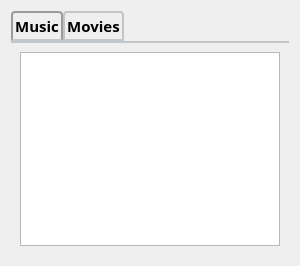
      <widget class="QWidget" name="media">
       <attribute name="icon">
        <iconset resource="images.qrc">
         <normaloff>:/new/images/Images/gallery-48.png</normaloff>:/new/images/Images/gallery-48.png</iconset>
       </attribute>
       <attribute name="title">
        <string>Media</string>
       </attribute>
       <layout class="QGridLayout" name="gridLayout_2">
        <item row="0" column="0">
         <widget class="QTabWidget" name="mediatab">
          <property name="font">
           <font>
            <family>Papyrus</family>
            <pointsize>11</pointsize>
            <weight>75</weight>
            <bold>true</bold>
           </font>
          </property>
          <property name="styleSheet">
           <string notr="true">QMenu {
    background-color: white;
    margin: 2px; /* some spacing around the menu */
}

QMenu::item {
    padding: 2px 25px 2px 20px;
    border: 1px solid transparent; /* reserve space for selection border */
}

QMenu::item:selected {
    border-color: darkblue;
    background: rgba(100, 100, 100, 150);
}

QMenu::icon:checked { /* appearance of a 'checked' icon */
    background: gray;
    border: 1px inset gray;
    position: absolute;
    top: 1px;
    right: 1px;
    bottom: 1px;
    left: 1px;
}

QMenu::separator {
    height: 2px;
    background: lightblue;
    margin-left: 10px;
    margin-right: 5px;
}

QMenu::indicator {
    width: 13px;
    height: 13px;
}

/* non-exclusive indicator = check box style indicator (see QActionGroup::setExclusive) */
QMenu::indicator:non-exclusive:unchecked {
    image: url(:/images/checkbox_unchecked.png);
}

QMenu::indicator:non-exclusive:unchecked:selected {
    image: url(:/images/checkbox_unchecked_hover.png);
}

QMenu::indicator:non-exclusive:checked {
    image: url(:/images/checkbox_checked.png);
}

QMenu::indicator:non-exclusive:checked:selected {
    image: url(:/images/checkbox_checked_hover.png);
}

/* exclusive indicator = radio button style indicator (see QActionGroup::setExclusive) */
QMenu::indicator:exclusive:unchecked {
    image: url(:/images/radiobutton_unchecked.png);
}

QMenu::indicator:exclusive:unchecked:selected {
    image: url(:/images/radiobutton_unchecked_hover.png);
}

QMenu::indicator:exclusive:checked {
    image: url(:/images/radiobutton_checked.png);
}

QMenu::indicator:exclusive:checked:selected {
    image: url(:/images/radiobutton_checked_hover.png);
}

QMenuBar {
    background-color: qlineargradient(x1:0, y1:0, x2:0, y2:1,
                                      stop:0 lightgray, stop:1 darkgray);
}

QMenuBar::item {
    spacing: 3px; /* spacing between menu bar items */
    padding: 1px 4px;
    background: transparent;
    border-radius: 4px;
}

QMenuBar::item:selected { /* when selected using mouse or keyboard */
    background: #a8a8a8;
}

QMenuBar::item:pressed {
    background: #888888;
}

QMainWindow {
    background-image: url(:/images/Images/background.png);
}
QListView {
    alternate-background-color: yellow;
}
QListView {
    show-decoration-selected: 1; /* make the selection span the entire width of the view */
}

QListView::item:alternate {
    background: #EEEEEE;
}

QListView::item:selected {
    border: 1px solid #6a6ea9;
}

QListView::item:selected:!active {
    background: qlineargradient(x1: 0, y1: 0, x2: 0, y2: 1,
                                stop: 0 #ABAFE5, stop: 1 #8588B2);
}

QListView::item:selected:active {
    background: qlineargradient(x1: 0, y1: 0, x2: 0, y2: 1,
                                stop: 0 #6a6ea9, stop: 1 #888dd9);
}

QListView::item:hover {
    background: qlineargradient(x1: 0, y1: 0, x2: 0, y2: 1,
                                stop: 0 #FAFBFE, stop: 1 #DCDEF1);
								}
QProgressBar {
    border: 2px solid grey;
    border-radius: 5px;
    text-align: center;
}
QProgressBar::chunk {
    background-color: #CD96CD;
    width: 10px;
    margin: 0.5px;
}
QPushButton {
    border: 2px solid #8f8f91;
    border-radius: 6px;
    background-color: qlineargradient(x1: 0, y1: 0, x2: 0, y2: 1,
                                      stop: 0 #f6f7fa, stop: 1 #dadbde);
    min-width: 80px;
}

QPushButton:pressed {
    background-color: qlineargradient(x1: 0, y1: 0, x2: 0, y2: 1,
                                      stop: 0 #dadbde, stop: 1 #f6f7fa);
}

QPushButton:flat {
    border: none; /* no border for a flat push button */
}

QPushButton:default {
    border-color: navy; /* make the default button prominent */
}
QPushButton:open { /* when the button has its menu open */
    background-color: qlineargradient(x1: 0, y1: 0, x2: 0, y2: 1,
                                      stop: 0 #dadbde, stop: 1 #f6f7fa);
}

QPushButton::menu-indicator {
    image: url(menu_indicator.png);
    subcontrol-origin: padding;
    subcontrol-position: bottom right;
}

QPushButton::menu-indicator:pressed, QPushButton::menu-indicator:open {
    position: relative;
    top: 2px; left: 2px; /* shift the arrow by 2 px */
}
QStatusBar {
    background: brown;
}

QStatusBar::item {
    border: 1px solid red;
    border-radius: 3px;
}
QStatusBar QLabel {
    border: 3px solid white;
}
QTabWidget::pane { /* The tab widget frame */
    border-top: 2px solid #C2C7CB;
    position: absolute;
    top: -0.5em;
}

QTabWidget::tab-bar {
    alignment: center;
}

/* Style the tab using the tab sub-control. Note that
    it reads QTabBar _not_ QTabWidget */
QTabBar::tab {
    background: qlineargradient(x1: 0, y1: 0, x2: 0, y2: 1,
                                stop: 0 #E1E1E1, stop: 0.4 #DDDDDD,
                                stop: 0.5 #D8D8D8, stop: 1.0 #D3D3D3);
    border: 2px solid #C4C4C3;
    border-bottom-color: #C2C7CB; /* same as the pane color */
    border-top-left-radius: 4px;
    border-top-right-radius: 4px;
    min-width: 8ex;
    padding: 2px;
}

QTabBar::tab:selected, QTabBar::tab:hover {
    background: qlineargradient(x1: 0, y1: 0, x2: 0, y2: 1,
                                stop: 0 #fafafa, stop: 0.4 #f4f4f4,
                                stop: 0.5 #e7e7e7, stop: 1.0 #fafafa);
}

QTabBar::tab:selected {
    border-color: #9B9B9B;
    border-bottom-color: #C2C7CB; /* same as pane color */
}</string>
          </property>
          <property name="currentIndex">
           <number>0</number>
          </property>
          <widget class="QWidget" name="music">
           <attribute name="icon">
            <iconset resource="images.qrc">
             <normaloff>:/new/images/Images/audio_wave-48.png</normaloff>:/new/images/Images/audio_wave-48.png</iconset>
           </attribute>
           <attribute name="title">
            <string>Music</string>
           </attribute>
           <layout class="QHBoxLayout" name="horizontalLayout_5">
            <item>
             <widget class="QListView" name="music_2">
              <property name="styleSheet">
               <string notr="true">QMenu {
    background-color: white;
    margin: 2px; /* some spacing around the menu */
}

QMenu::item {
    padding: 2px 25px 2px 20px;
    border: 1px solid transparent; /* reserve space for selection border */
}

QMenu::item:selected {
    border-color: darkblue;
    background: rgba(100, 100, 100, 150);
}

QMenu::icon:checked { /* appearance of a 'checked' icon */
    background: gray;
    border: 1px inset gray;
    position: absolute;
    top: 1px;
    right: 1px;
    bottom: 1px;
    left: 1px;
}

QMenu::separator {
    height: 2px;
    background: lightblue;
    margin-left: 10px;
    margin-right: 5px;
}

QMenu::indicator {
    width: 13px;
    height: 13px;
}

/* non-exclusive indicator = check box style indicator (see QActionGroup::setExclusive) */
QMenu::indicator:non-exclusive:unchecked {
    image: url(:/images/checkbox_unchecked.png);
}

QMenu::indicator:non-exclusive:unchecked:selected {
    image: url(:/images/checkbox_unchecked_hover.png);
}

QMenu::indicator:non-exclusive:checked {
    image: url(:/images/checkbox_checked.png);
}

QMenu::indicator:non-exclusive:checked:selected {
    image: url(:/images/checkbox_checked_hover.png);
}

/* exclusive indicator = radio button style indicator (see QActionGroup::setExclusive) */
QMenu::indicator:exclusive:unchecked {
    image: url(:/images/radiobutton_unchecked.png);
}

QMenu::indicator:exclusive:unchecked:selected {
    image: url(:/images/radiobutton_unchecked_hover.png);
}

QMenu::indicator:exclusive:checked {
    image: url(:/images/radiobutton_checked.png);
}

QMenu::indicator:exclusive:checked:selected {
    image: url(:/images/radiobutton_checked_hover.png);
}

QMenuBar {
    background-color: qlineargradient(x1:0, y1:0, x2:0, y2:1,
                                      stop:0 lightgray, stop:1 darkgray);
}

QMenuBar::item {
    spacing: 3px; /* spacing between menu bar items */
    padding: 1px 4px;
    background: transparent;
    border-radius: 4px;
}

QMenuBar::item:selected { /* when selected using mouse or keyboard */
    background: #a8a8a8;
}

QMenuBar::item:pressed {
    background: #888888;
}

QMainWindow {
    background-image: url(:/images/Images/background.png);
}
QListView {
    alternate-background-color: yellow;
}
QListView {
    show-decoration-selected: 1; /* make the selection span the entire width of the view */
}

QListView::item:alternate {
    background: #EEEEEE;
}

QListView::item:selected {
    border: 1px solid #6a6ea9;
}

QListView::item:selected:!active {
    background: qlineargradient(x1: 0, y1: 0, x2: 0, y2: 1,
                                stop: 0 #ABAFE5, stop: 1 #8588B2);
}

QListView::item:selected:active {
    background: qlineargradient(x1: 0, y1: 0, x2: 0, y2: 1,
                                stop: 0 #6a6ea9, stop: 1 #888dd9);
}

QListView::item:hover {
    background: qlineargradient(x1: 0, y1: 0, x2: 0, y2: 1,
                                stop: 0 #FAFBFE, stop: 1 #DCDEF1);
								}
QProgressBar {
    border: 2px solid grey;
    border-radius: 5px;
    text-align: center;
}
QProgressBar::chunk {
    background-color: #CD96CD;
    width: 10px;
    margin: 0.5px;
}
QPushButton {
    border: 2px solid #8f8f91;
    border-radius: 6px;
    background-color: qlineargradient(x1: 0, y1: 0, x2: 0, y2: 1,
                                      stop: 0 #f6f7fa, stop: 1 #dadbde);
    min-width: 80px;
}

QPushButton:pressed {
    background-color: qlineargradient(x1: 0, y1: 0, x2: 0, y2: 1,
                                      stop: 0 #dadbde, stop: 1 #f6f7fa);
}

QPushButton:flat {
    border: none; /* no border for a flat push button */
}

QPushButton:default {
    border-color: navy; /* make the default button prominent */
}
QPushButton:open { /* when the button has its menu open */
    background-color: qlineargradient(x1: 0, y1: 0, x2: 0, y2: 1,
                                      stop: 0 #dadbde, stop: 1 #f6f7fa);
}

QPushButton::menu-indicator {
    image: url(menu_indicator.png);
    subcontrol-origin: padding;
    subcontrol-position: bottom right;
}

QPushButton::menu-indicator:pressed, QPushButton::menu-indicator:open {
    position: relative;
    top: 2px; left: 2px; /* shift the arrow by 2 px */
}
QStatusBar {
    background: brown;
}

QStatusBar::item {
    border: 1px solid red;
    border-radius: 3px;
}
QStatusBar QLabel {
    border: 3px solid white;
}
QTabWidget::pane { /* The tab widget frame */
    border-top: 2px solid #C2C7CB;
    position: absolute;
    top: -0.5em;
}

QTabWidget::tab-bar {
    alignment: center;
}

/* Style the tab using the tab sub-control. Note that
    it reads QTabBar _not_ QTabWidget */
QTabBar::tab {
    background: qlineargradient(x1: 0, y1: 0, x2: 0, y2: 1,
                                stop: 0 #E1E1E1, stop: 0.4 #DDDDDD,
                                stop: 0.5 #D8D8D8, stop: 1.0 #D3D3D3);
    border: 2px solid #C4C4C3;
    border-bottom-color: #C2C7CB; /* same as the pane color */
    border-top-left-radius: 4px;
    border-top-right-radius: 4px;
    min-width: 8ex;
    padding: 2px;
}

QTabBar::tab:selected, QTabBar::tab:hover {
    background: qlineargradient(x1: 0, y1: 0, x2: 0, y2: 1,
                                stop: 0 #fafafa, stop: 0.4 #f4f4f4,
                                stop: 0.5 #e7e7e7, stop: 1.0 #fafafa);
}

QTabBar::tab:selected {
    border-color: #9B9B9B;
    border-bottom-color: #C2C7CB; /* same as pane color */
}</string>
              </property>
             </widget>
            </item>
           </layout>
          </widget>
          <widget class="QWidget" name="movies">
           <attribute name="icon">
            <iconset resource="images.qrc">
             <normaloff>:/new/images/Images/film_2-48.png</normaloff>:/new/images/Images/film_2-48.png</iconset>
           </attribute>
           <attribute name="title">
            <string>Movies</string>
           </attribute>
           <layout class="QHBoxLayout" name="horizontalLayout_7">
            <item>
             <widget class="QListView" name="movies_2">
              <property name="frameShape">
               <enum>QFrame::NoFrame</enum>
              </property>
              <property name="frameShadow">
               <enum>QFrame::Plain</enum>
              </property>
             </widget>
            </item>
           </layout>
          </widget>
         </widget>
        </item>
       </layout>
      </widget>
